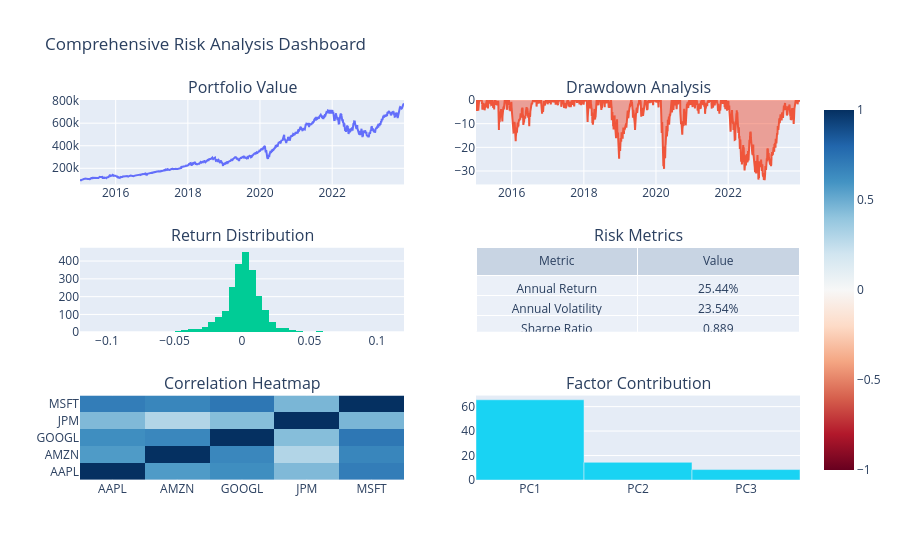

The notebook cell saved with this chart:
### Markdown cell above
## 8. Risk Dashboard Summary

### Code cell
# Create comprehensive risk dashboard
risk_analyzer = RiskAnalyzer()
risk_metrics = risk_analyzer.analyze_risk(portfolio_value)

# Create summary dashboard
fig = make_subplots(
    rows=3, cols=2,
    subplot_titles=('Portfolio Value', 'Drawdown Analysis', 
                   'Return Distribution', 'Risk Metrics', 
                   'Correlation Heatmap', 'Factor Contribution'),
    specs=[[{'type': 'scatter'}, {'type': 'scatter'}],
           [{'type': 'histogram'}, {'type': 'table'}],
           [{'type': 'heatmap'}, {'type': 'bar'}]]
)

# Portfolio value
fig.add_trace(
    go.Scatter(x=portfolio_value.index, y=portfolio_value.values, 
               mode='lines', name='Portfolio Value'),
    row=1, col=1
)

# Drawdown
cumulative = (1 + portfolio_returns).cumprod()
running_max = cumulative.expanding().max()
drawdown = (cumulative - running_max) / running_max

fig.add_trace(
    go.Scatter(x=drawdown.index, y=drawdown.values * 100, 
               mode='lines', fill='tozeroy', name='Drawdown %'),
    row=1, col=2
)

# Return distribution
fig.add_trace(
    go.Histogram(x=portfolio_returns, nbinsx=50, name='Returns'),
    row=2, col=1
)

# Risk metrics table
metrics_data = [
    ['Annual Return', f"{portfolio_returns.mean() * 252:.2%}"],
    ['Annual Volatility', f"{risk_metrics.volatility:.2%}"],
    ['Sharpe Ratio', f"{risk_metrics.sharpe_ratio:.3f}"],
    ['Max Drawdown', f"{risk_metrics.max_drawdown:.2%}"],
    ['95% VaR', f"{risk_metrics.var_95:.2%}"],
    ['95% CVaR', f"{risk_metrics.cvar_95:.2%}"]
]

fig.add_trace(
    go.Table(
        header=dict(values=['Metric', 'Value']),
        cells=dict(values=[[m[0] for m in metrics_data], 
                          [m[1] for m in metrics_data]])
    ),
    row=2, col=2
)

# Correlation heatmap
corr_matrix = returns.corr()
fig.add_trace(
    go.Heatmap(z=corr_matrix.values, x=corr_matrix.columns, 
               y=corr_matrix.index, colorscale='RdBu', zmid=0),
    row=3, col=1
)

# Factor contribution (from PCA analysis)
# Re-run PCA for dashboard
pca = PCA()
pca_result = pca.fit_transform(returns)
explained_variance = pca.explained_variance_ratio_

fig.add_trace(
    go.Bar(x=[f'PC{i+1}' for i in range(3)], 
           y=explained_variance[:3] * 100, name='Variance Explained'),
    row=3, col=2
)

fig.update_layout(height=1200, showlegend=False, 
                  title_text='Comprehensive Risk Analysis Dashboard')
fig.show()

# Additional risk metrics calculation
# Calculate some metrics from Part 1 for the summary
var_95 = np.percentile(portfolio_returns, 5)
cvar_95 = portfolio_returns[portfolio_returns <= var_95].mean()

# Tail analysis summary
lower_tail_threshold = np.percentile(portfolio_returns, 5)
tail_events = portfolio_returns[portfolio_returns <= lower_tail_threshold]
tail_dates = pd.Series(tail_events.index).diff().dt.days
clustering = (tail_dates[tail_dates < 10].count() / len(tail_dates) * 100) if len(tail_dates) > 0 else 0

# Correlation analysis
normal_corr = returns['2021-01-01':'2021-12-31'].corr()
crisis_corr = returns['2020-02-19':'2020-03-23'].corr()
avg_corr_normal = normal_corr.values[np.triu_indices_from(normal_corr.values, k=1)].mean()
avg_corr_crisis = crisis_corr.values[np.triu_indices_from(crisis_corr.values, k=1)].mean()

# Extreme value theory - fit GPD to tails
from scipy.stats import genpareto
threshold = np.percentile(portfolio_returns, 10)
exceedances = -(portfolio_returns[portfolio_returns < threshold] - threshold)
shape, loc, scale = genpareto.fit(exceedances)

print("\n" + "=" * 70)
print("RISK ANALYSIS COMPLETE")
print("=" * 70)
print("\nKey Risk Insights:")
print(f"• Portfolio has {clustering:.0f}% probability of clustered losses")
print(f"• Correlations increase by {(avg_corr_crisis/avg_corr_normal - 1)*100:.0f}% during crisis")
print(f"• First factor explains {explained_variance[0]:.0%} of risk")
print(f"• Tail risk is {'heavy' if shape > 0 else 'light'} based on EVT analysis")

### Figure 1 — Plotly figure (JSON) as saved in the notebook; plotly's stock layout.template omitted (floating-point values rounded to 4 significant figures; data arrays with more than 128 entries replaced by an {"elided": "..."} marker saying what was removed)
{"data": [{"mode": "lines", "name": "Portfolio Value", "type": "scatter", "x": {"elided": "2263 str values"}, "xaxis": "x", "y": {"elided": "2263 float values"}, "yaxis": "y"}, {"fill": "tozeroy", "mode": "lines", "name": "Drawdown %", "type": "scatter", "x": {"elided": "2263 str values"}, "xaxis": "x2", "y": {"elided": "2263 float values"}, "yaxis": "y2"}, {"name": "Returns", "nbinsx": 50, "type": "histogram", "x": {"elided": "2263 float values"}, "xaxis": "x3", "yaxis": "y3"}, {"cells": {"values": [["Annual Return", "Annual Volatility", "Sharpe Ratio", "Max Drawdown", "95% VaR", "95% CVaR"], ["25.44%", "23.54%", "0.889", "-37.41%", "-37.04%", "-37.04%"]]}, "domain": {"x": [0.55, 1], "y": [0.3889, 0.6111]}, "header": {"values": ["Metric", "Value"]}, "type": "table"}, {"colorscale": [[0, "rgb(103,0,31)"], [0.1, "rgb(178,24,43)"], [0.2, "rgb(214,96,77)"], [0.3, "rgb(244,165,130)"], [0.4, "rgb(253,219,199)"], [0.5, "rgb(247,247,247)"], [0.6, "rgb(209,229,240)"], [0.7, "rgb(146,197,222)"], [0.8, "rgb(67,147,195)"], [0.9, "rgb(33,102,172)"], [1, "rgb(5,48,97)"]], "type": "heatmap", "x": ["AAPL", "AMZN", "GOOGL", "JPM", "MSFT"], "xaxis": "x4", "y": ["AAPL", "AMZN", "GOOGL", "JPM", "MSFT"], "yaxis": "y4", "z": [[1, 0.5691, 0.6237, 0.446, 0.696], [0.5691, 1, 0.6543, 0.2983, 0.6568], [0.6237, 0.6543, 1, 0.4298, 0.7262], [0.446, 0.2983, 0.4298, 1, 0.4611], [0.696, 0.6568, 0.7262, 0.4611, 1]], "zmid": 0}, {"name": "Variance Explained", "type": "bar", "x": ["PC1", "PC2", "PC3"], "xaxis": "x5", "y": [65.58, 14.44, 8.531], "yaxis": "y5"}], "layout": {"annotations": [{"font": {"size": 16}, "showarrow": false, "text": "Portfolio Value", "x": 0.225, "xanchor": "center", "xref": "paper", "y": 1, "yanchor": "bottom", "yref": "paper"}, {"font": {"size": 16}, "showarrow": false, "text": "Drawdown Analysis", "x": 0.775, "xanchor": "center", "xref": "paper", "y": 1, "yanchor": "bottom", "yref": "paper"}, {"font": {"size": 16}, "showarrow": false, "text": "Return Distribution", "x": 0.225, "xanchor": "center", "xref": "paper", "y": 0.6111, "yanchor": "bottom", "yref": "paper"}, {"font": {"size": 16}, "showarrow": false, "text": "Risk Metrics", "x": 0.775, "xanchor": "center", "xref": "paper", "y": 0.6111, "yanchor": "bottom", "yref": "paper"}, {"font": {"size": 16}, "showarrow": false, "text": "Correlation Heatmap", "x": 0.225, "xanchor": "center", "xref": "paper", "y": 0.2222, "yanchor": "bottom", "yref": "paper"}, {"font": {"size": 16}, "showarrow": false, "text": "Factor Contribution", "x": 0.775, "xanchor": "center", "xref": "paper", "y": 0.2222, "yanchor": "bottom", "yref": "paper"}], "autosize": true, "showlegend": false, "title": {"text": "Comprehensive Risk Analysis Dashboard"}, "xaxis": {"anchor": "y", "autorange": true, "domain": [0, 0.45], "range": ["2015-01-05", "2023-12-29"], "type": "date"}, "xaxis2": {"anchor": "y2", "autorange": true, "domain": [0.55, 1], "range": ["2015-01-05", "2023-12-29"], "type": "date"}, "xaxis3": {"anchor": "y3", "autorange": true, "domain": [0, 0.45], "range": [-0.12, 0.12], "type": "linear"}, "xaxis4": {"anchor": "y4", "autorange": true, "domain": [0, 0.45], "range": [-0.5, 4.5], "type": "category"}, "xaxis5": {"anchor": "y5", "autorange": true, "domain": [0.55, 1], "range": [-0.5, 2.5], "type": "category"}, "yaxis": {"anchor": "x", "autorange": true, "domain": [0.7778, 1], "range": [56760.0, 805500.0], "type": "linear"}, "yaxis2": {"anchor": "x2", "autorange": true, "domain": [0.7778, 1], "range": [-35.67, 0], "type": "linear"}, "yaxis3": {"anchor": "x3", "autorange": true, "domain": [0.3889, 0.6111], "range": [0, 474.7]}, "yaxis4": {"anchor": "x4", "autorange": true, "domain": [0, 0.2222], "range": [-0.5, 4.5], "type": "category"}, "yaxis5": {"anchor": "x5", "autorange": true, "domain": [0, 0.2222], "range": [0, 69.03], "type": "linear"}}}
